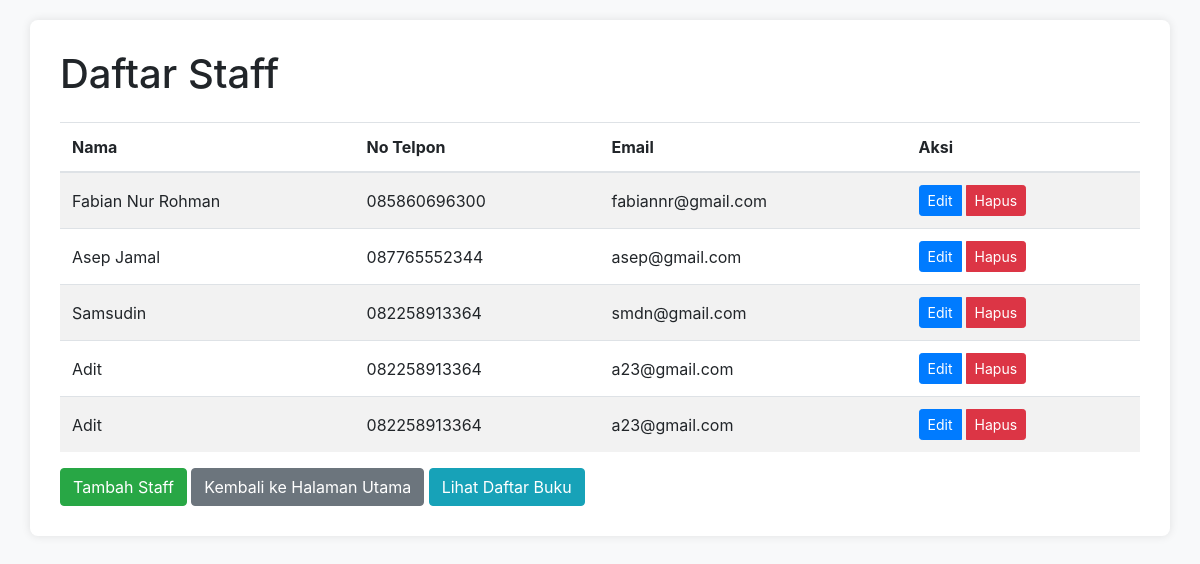
Page /staff.php (signed in) on the committed database.
### tables this page shows
CREATE TABLE `staff` (
  `id` int(11) NOT NULL,
  `nama` varchar(255) NOT NULL,
  `telp` varchar(13) NOT NULL,
  `email` varchar(50) NOT NULL
);

### staff.php (the view, shortened to what this page needs)
<?php
include_once("./connect.php");
$query = mysqli_query($db, "SELECT * FROM staff");
?>
<!DOCTYPE html>
<html lang="en">
<head>
    <link href="https://stackpath.bootstrapcdn.com/bootstrap/4.5.2/css/bootstrap.min.css" rel="stylesheet">
</head>
<body>
    <div class="container">
        <h1 class="mb-4">Daftar Staff</h1>
        <table class="table table-striped">
            <thead>
                <tr>
                    <th>Nama</th>
                    <th>No Telpon</th>
                    <th>Email</th>
                    <th>Aksi</th>
                </tr>
            </thead>
            <tbody>
                <?php foreach($query as $staff) { ?>
                    <tr>
                        <td><?php echo htmlspecialchars($staff["nama"]); ?></td>
                        <td><?php echo htmlspecialchars($staff["telp"]); ?></td>
                        <td><?php echo htmlspecialchars($staff["email"]); ?></td>
                        <td>
                            <div class="btn-group" role="group">
                                <a href="edit-staff.php?id=<?php echo $staff['id']; ?>" class="btn btn-primary btn-sm">Edit</a>
                                <a href="delete-staff.php?id=<?php echo $staff['id']; ?>" class="btn btn-danger btn-sm">Hapus</a>
                            </div>
                        </td>
                    </tr>
                <?php } ?>
            </tbody>
        </table>
        <a href="tambah-staff.php" class="btn btn-success">Tambah Staff</a>
        <a href="index.php" class="btn btn-secondary">Kembali ke Halaman Utama</a>
        <a href="buku.php" class="btn btn-info">Lihat Daftar Buku</a>
    </div>
</body>
</html>

### staff.php (style rules this page uses)
body { background-color: #f8f9fa; padding: 20px; }
.container { background-color: #ffffff; padding: 30px; border-radius: 8px; box-shadow: 0 0 10px rgba(0, 0, 0, 0.1); }
.table th, .table td { vertical-align: middle; }
.btn-group a { margin-right: 5px; }

### rows in the picture
staff: nama "Fabian Nur Rohman", telp "085860696300", email "fabiannr@gmail.com"
staff: nama "Asep Jamal", telp "087765552344", email "asep@gmail.com"
staff: nama "Samsudin", telp "082258913364", email "smdn@gmail.com"
staff: nama "Adit", telp "082258913364", email "a23@gmail.com"
staff: nama "Adit", telp "082258913364", email "a23@gmail.com"
